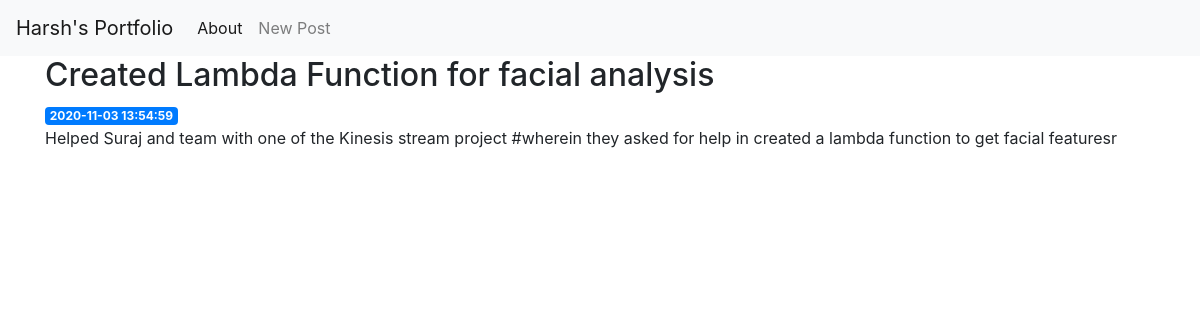
/4, run on the app's committed database.
### tables this page shows
CREATE TABLE posts (
    id INTEGER PRIMARY KEY AUTOINCREMENT,
    created TIMESTAMP NOT NULL DEFAULT CURRENT_TIMESTAMP,
    title TEXT NOT NULL,
    content TEXT NOT NULL
);

### app.py (the view)
@app.route('/<int:post_id>')
def post(post_id):
    post = get_post(post_id)
    return render_template('post.html', post=post)

### app.py (called while the page is built)
def get_db_connection():
    conn = sqlite3.connect('database.db')
    conn.row_factory = sqlite3.Row
    return conn

def get_post(post_id):
    conn = get_db_connection()
    post = conn.execute('SELECT * FROM posts WHERE id = ?',
                        (post_id,)).fetchone()
    conn.close()
    if post is None:
        abort(404)
    return post

### templates/post.html
{% extends 'base.html' %}
{% block content %}
    <h2>{% block title %} {{ post['title'] }} {% endblock %}</h2>
    <span class="badge badge-primary">{{ post['created'] }}</span>
    <p>{{ post['content'] }}</p>
{% endblock %}

### data on the page
posts: title "Created Lambda Function for facial analysis", created "2020-11-03 13:54:59", content "Helped Suraj and team with one of the Kinesis stream project #wherein they asked for help in created a lambda function to get facial featuresr"
